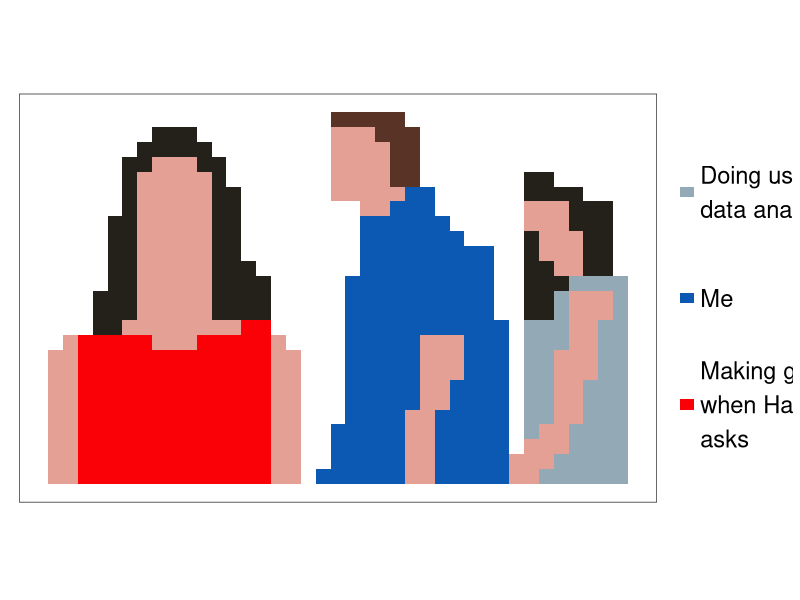
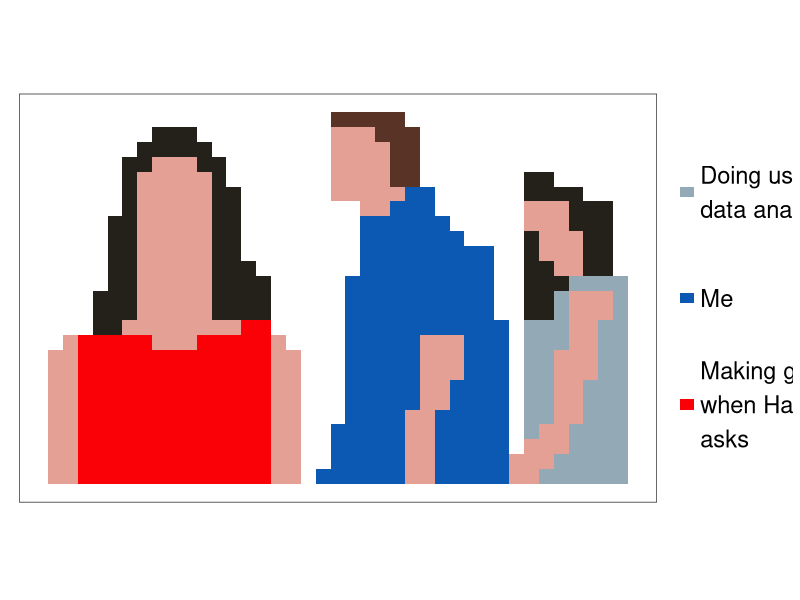

The R script that drew these images, in order:
# load libraries
library(readr)
library(dplyr)
library(forcats)
library(ggplot2)
library(patchwork)

# read in data - manually created
data <-
  read_csv("guy_checking_out_a_girl_meme/data.csv") %>% 
  mutate(
    paint = fct_relevel(paint, c("black", "brown", "beige", "white", "black_2", "grey_2",  "red", "blue_2", "beige_3", "blue", "beige_2", "grey"))
    
  )

# start ggplot
p1 <- 
  ggplot(data) +
  # using geom_bar, so didnt cheat (though using geom_tile was much easier)
  geom_bar(
    mapping = aes(x = x, fill = paint),
    width = 1
  ) +
  # set colours for bars
  scale_fill_manual(
    values = c("#24211a", "#593326","#e4a095", "#ffffff", "#24211a", "#93a9b6", "#fa0107", "#0b59b3", "#e4a095", "#0b59b3", "#e4a095","#93a9b6")
  ) +
  # make grid squares
  coord_equal() +
  # add themes
  theme_bw() +
  theme(
    legend.position = "none",
    axis.title = element_blank(),
    axis.ticks = element_blank(),
    axis.text  = element_blank(),
    panel.grid = element_blank()
  )
  
# customized legend - create data to be plotted to look like a legend (not recommended)
legend_data <-
  data.frame(
    x = 0,
    y = c(4, 6, 8, 10, 12),
    label = c("Making ggplot\nwhen Hadley\nasks", "", "Me", "", "Doing useful\ndata analysis")
  )

# start ggplot for custom legend
p2 <- 
  ggplot(
    data = legend_data,
    mapping = aes(x = x, y = y)
  ) +
  # using geom_tile to create filled boxes
  geom_tile(
    mapping = aes( fill = label),
    width = 0.4, height = 0.4,
  ) + 
  # using geom_text to place text beside tiles
  geom_text(
    mapping = aes(label = label),
    size = 6,
    nudge_x = 0.4,
    nudge_y = 0,
    hjust = 0,
    vjust = 0.5
  ) + 
  scale_fill_manual(
    values = c("#ffffff", "#93a9b6", "#fa0107", "#0b59b3")
  ) +
  # setting scales to look better/ coord_fixed to make plot narrower
  scale_x_continuous(limits = c(-0.5,3)) +
  scale_y_continuous(limits = c(1, 15)) +
  coord_fixed(ratio = 0.8) +
  # add themes
  theme_void() +
  theme(
    legend.position = "none"
  )

# using patchwork to combine main plot and custom legend
p <- p1 + p2
p

# save plot
ggsave(filename = "guy_checking_out_a_girl_meme/plot.png", plot = p, width = 16, height = 9)




# R version 3.6.3 (2020-02-29)
# Platform: x86_64-w64-mingw32/x64 (64-bit)
# Running under: Windows 7 x64 (build 7601) Service Pack 1
# 
# Matrix products: default
# 
# locale:
#   [1] LC_COLLATE=English_Australia.1252  LC_CTYPE=English_Australia.1252    LC_MONETARY=English_Australia.1252 LC_NUMERIC=C                      
# [5] LC_TIME=English_Australia.1252    
# 
# attached base packages:
#   [1] stats     graphics  grDevices utils     datasets  methods   base     
# 
# other attached packages:
#   [1] patchwork_1.0.0 ggplot2_3.3.0   forcats_0.5.0   dplyr_0.8.5     readr_1.3.1    
# 
# loaded via a namespace (and not attached):
#   [1] Rcpp_1.0.4.6     rstudioapi_0.11  magrittr_1.5     hms_0.5.3        tidyselect_1.0.0 munsell_0.5.0    colorspace_1.4-1 R6_2.4.1        
# [9] rlang_0.4.5      fansi_0.4.1      tools_3.6.3      grid_3.6.3       packrat_0.5.0    gtable_0.3.0     cli_2.0.2        withr_2.2.0     
# [17] ellipsis_0.3.0   digest_0.6.25    assertthat_0.2.1 tibble_3.0.0     lifecycle_0.2.0  crayon_1.3.4     farver_2.0.3     purrr_0.3.4     
# [25] vctrs_0.2.4      glue_1.4.0       labeling_0.3     compiler_3.6.3   pillar_1.4.3     scales_1.1.0     pkgconfig_2.0.


